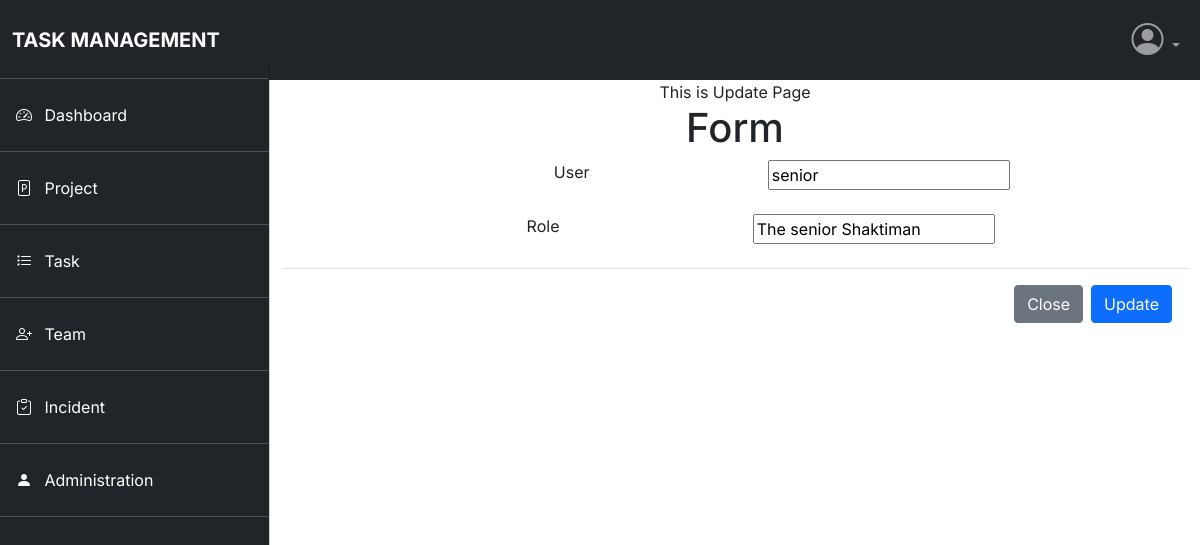
The page /addgroup/update-group/2 on the database as committed earlier.
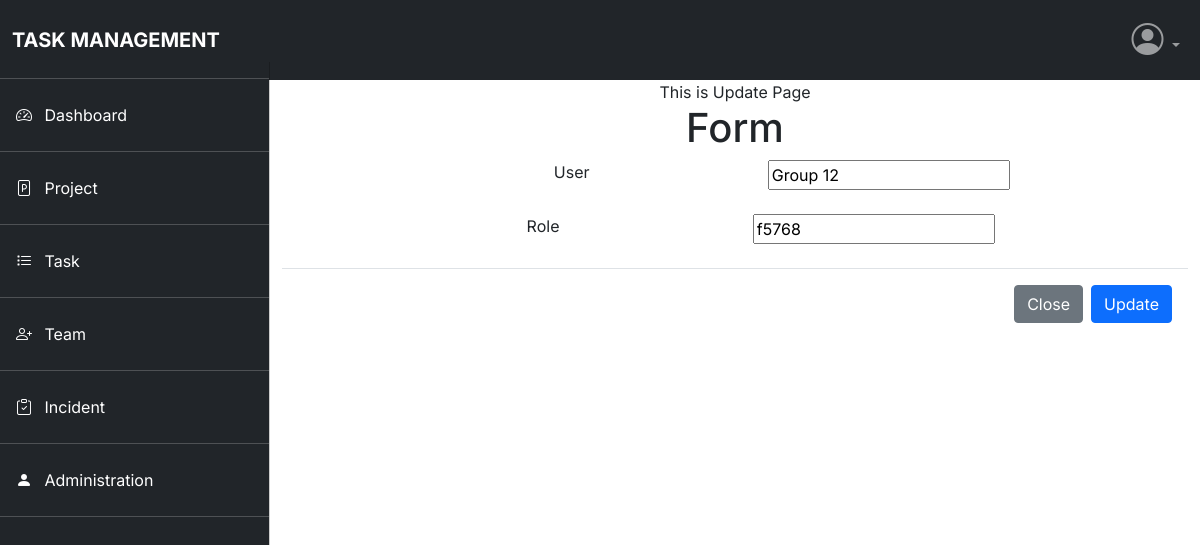
The same page on the database as committed later.
### group/models.py (models this page shows, shortened)
class Group(models.Model):
    name= models.CharField(max_length=120)
    desc= models.CharField(max_length=120)

### group/views.py (the view)
# urls.py: path('update-group/<str:pk>',views.updateGroup,name='update-group'),
def updateGroup(request, pk):
    emp = Group.objects.get(id=pk)
    form = GroupForm(instance=emp)
    if request.method=="POST":
        form = GroupForm(request.POST,instance=emp)
        if form.is_valid():
            form.save()
            return redirect('addgroup')
    context={'form':form}
    return render(request,'group/update.html',context)

### group/forms.py
class GroupForm(forms.ModelForm):
    class Meta:
        model = Group
        fields = [
            'name',
            'desc'
        ]

### templates/group/update.html (shortened to what this page needs)
{% extends 'accounts/base.html' %}
{% block content %}
<center>
    This is Update Page
    <div class="container">
        <h1>Form</h1>
        <form action="" method="POST">
                <div class="form-group" >
                    <label style=" text-align: right;
                    clear: both;
                    float:left;
                    margin-left:30%;">User</label>
                    {{ form.name }}
                </div>
                <br>
            <div class="form-group">
                <label style=" text-align: right;
                clear: both;
                float:left;
                margin-left:27%;" >Role</label>{{ form.desc}}
            </div>
            <br>
            <div class="modal-footer">
                <a href="{% url 'addgroup' %}"><button type="button" class="btn btn-secondary" data-bs-dismiss="modal">
                  Close
                </button></a>
                <button type="submit" class="btn btn-primary">Update</button>
              </div>
        </form>
    </div>
</center>
{% endblock %}

Rows that differ between the two databases and show on the page:
changed Group: name "senior" → "Group 12"; desc "The senior Shaktiman" → "f5768"
